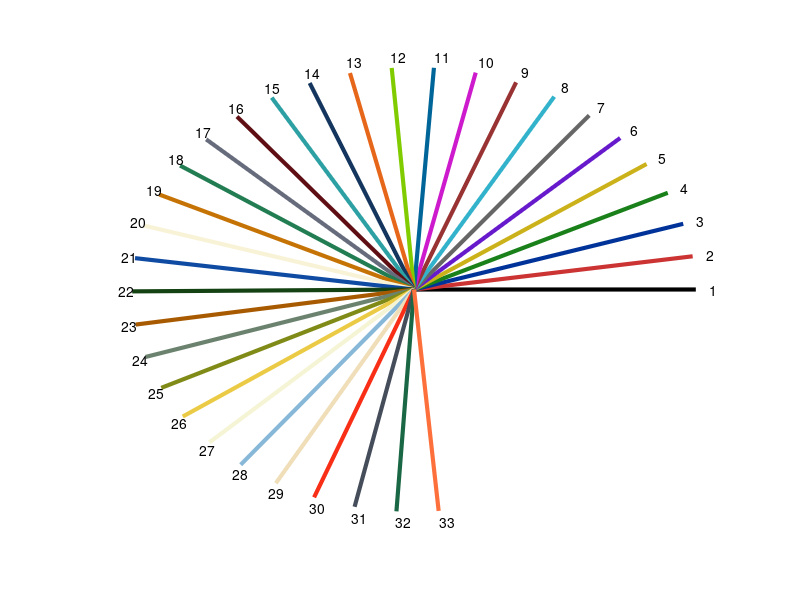
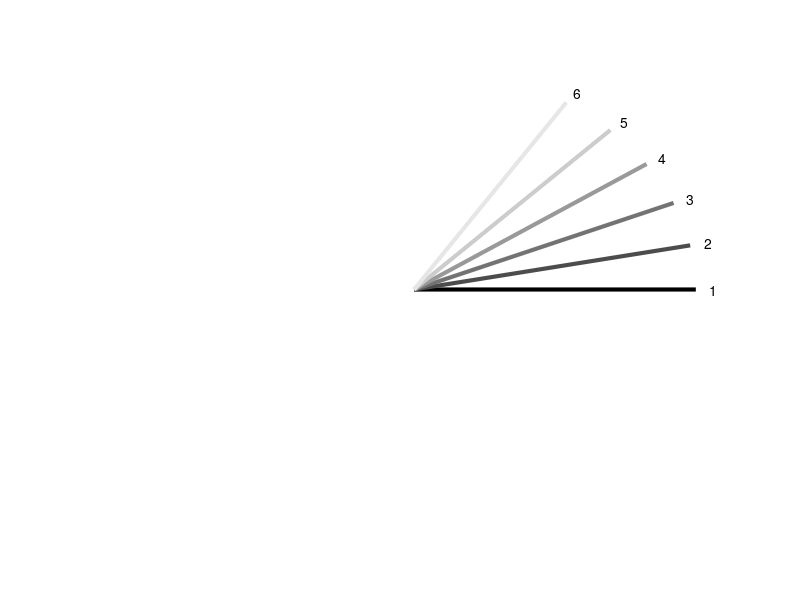
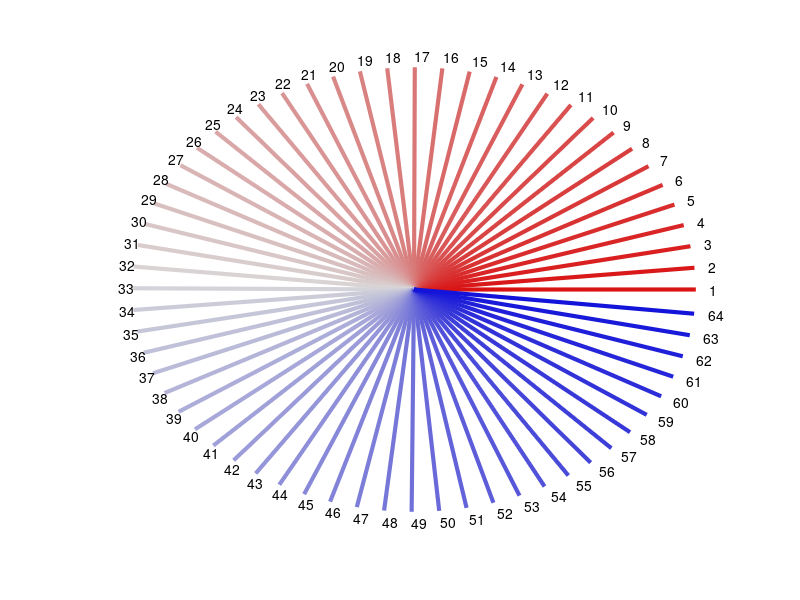

Source code (MATLAB) for these figures, in order:
%% My color plates
% Printing out color maps for my color plates: *[my_colorplate.mat]*
% 
% This is also an example of usage. 
%
% _Wei-Ting Lin 2014/10/12_
%
% _The file is formmatted to be published (using the publish function in
% matlab)_
%% Load the color plate
load my_colorplates
%% mycolor: a rather discrete color plate
% * This color map can be used to present catagorical variables
% * Since they are numbered, can be incorporated in a _for_ loop
[n,p] = size(mycolor);
figure
for c = 0:n-1
  plot([0 cos(0.15*c)],[0 sin(0.15*c)],'Linewidth',3,'color',mycolor(c+1,:));hold on
  text(cos(0.15*c)*1.05,sin(0.15*c)*1.05,num2str(c+1))
 end
 axis([-1.1 1.1 -1.1 1.1])
 axis off
%% mygrays: a gray-scale color plate
% * This color map can be used to present data with order
 figure
  [n,p] = size(mygrays);
 for c = 0:n-1
  plot([0 cos(0.2*c)],[0 sin(0.2*c)],'Linewidth',3,'color',mygrays(c+1,:));hold on
  text(cos(0.2*c)*1.05,sin(0.2*c)*1.05,num2str(c+1));
 end
 axis([-1.1 1.1 -1.1 1.1])
 axis off
%% myredblues: a red-blue colorplate
% * This colormap con be used to present gradients with two poles.
% * used in [mycorrplot_1]
figure
for c = 0:63
 plot([0 cos(0.098*c)],[0 sin(0.098*c)],'Linewidth',3,'color',myredblues(c+1,:));hold on
text(cos(0.098*c)*1.05,sin(0.098*c)*1.05,num2str(c+1));
 end
axis([-1.1 1.1 -1.1 1.1])
axis off